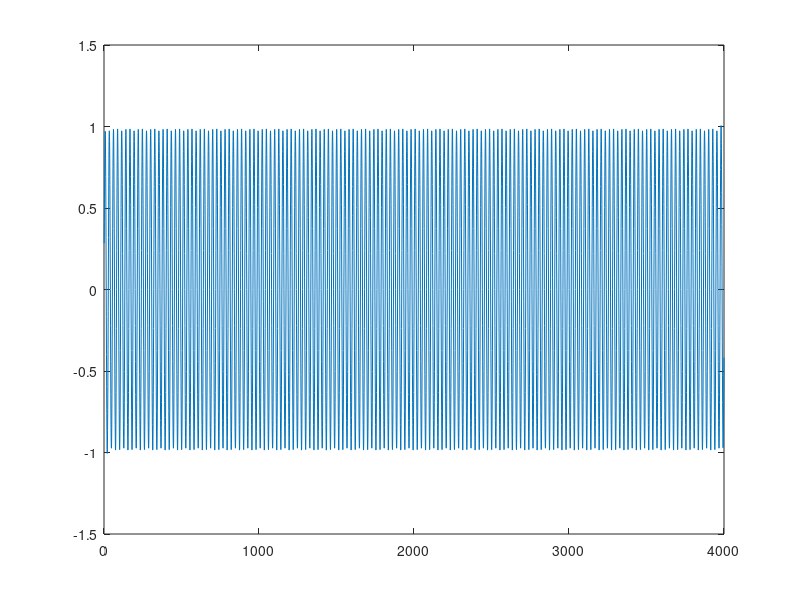

The MATLAB script that drew this image:
%Task 1
samplerate = 4000;
cutoff = 300;
nyquist = samplerate/2;
ratio = cutoff/nyquist;

b = ratio*sinc(ratio*(-30:30)); %b = sinc function
%% Task 2


% Given parameters
samplerate = 4000;  % Sampling frequency in Hz
cutoff = 300;      % Cutoff frequency in Hz
nyquist = samplerate / 2;  % Nyquist frequency
ratio = cutoff / nyquist;  % Ratio of cutoff frequency to Nyquist frequency

% Create the sinc function (61 points)
b = ratio*sinc(ratio*(-30:30));  % Sinc function (low-pass filter)

% Time vector for signal creation (1 second duration)
t = 0:1/samplerate:1-(1/samplerate);  % 1 second of samples

% Create the signal with two frequency components (150 Hz and 800 Hz)
f1 = 150;  % Frequency component 1 (150 Hz)
f2 = 800;  % Frequency component 2 (800 Hz)
signal = sin(2*pi*f1*t) + sin(2*pi*f2*t);  % Signal with two components

% Apply the sinc filter to the signal (convolution)
filtered_signal = conv(signal, b, 'same');  % Convolve signal with the sinc filter

plot (filtered_signal)


